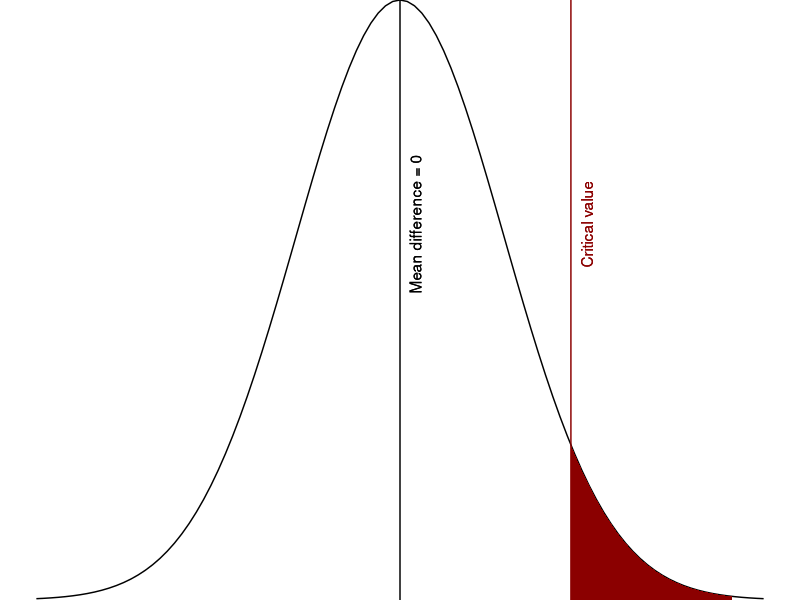

Recreate this plot in R.
## ---- chunk 1
library(tidyverse)
library(viridis)

ggplot(data.frame(x = c(-3.3, 3.3)), aes(x = x)) +
  stat_function(fun = dnorm, args = list(mean = 0, sd = 1)) +
  stat_function(fun = dnorm, args = list(mean = 0, sd = 1),
                xlim = c(1.645, 3.2), geom = "area", fill = "darkred") +
  geom_vline(xintercept = 1.645, colour = "darkred") + 
  geom_text(aes(x = 1.8, y = .25, label = "Critical value"), 
            angle = 90, color = "darkred") +
  geom_vline(xintercept = 0, colour = "black") +
  geom_text(aes(x = .15, y = .25, label = "Mean difference = 0"),
            angle = 90, color = "black") + 
  # geom_text(aes(x = 8.8, y = .15, label = "Calculated-value = 8.44"), 
  #           angle = 90) +
  # geom_vline(xintercept = 8.44) + 
  theme_void() +
  scale_color_viridis(discrete = TRUE) +
  scale_y_continuous(expand = c(0,0)) +
  scale_x_continuous(limits = c(-3.5, 3.5)) + 
  ylab(element_blank()) +
  xlab(element_blank())
